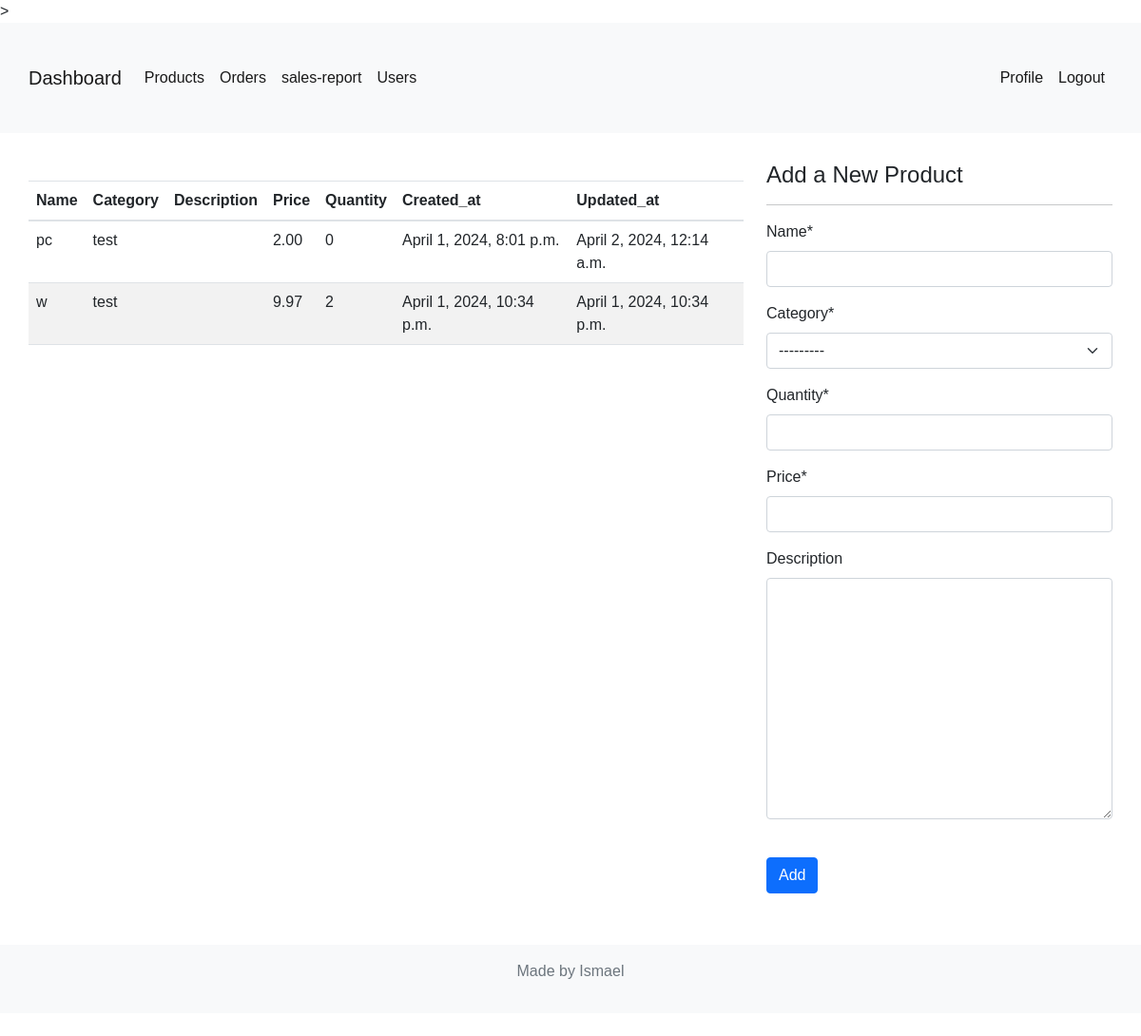
Page //products/ (signed in) on the earlier database version.
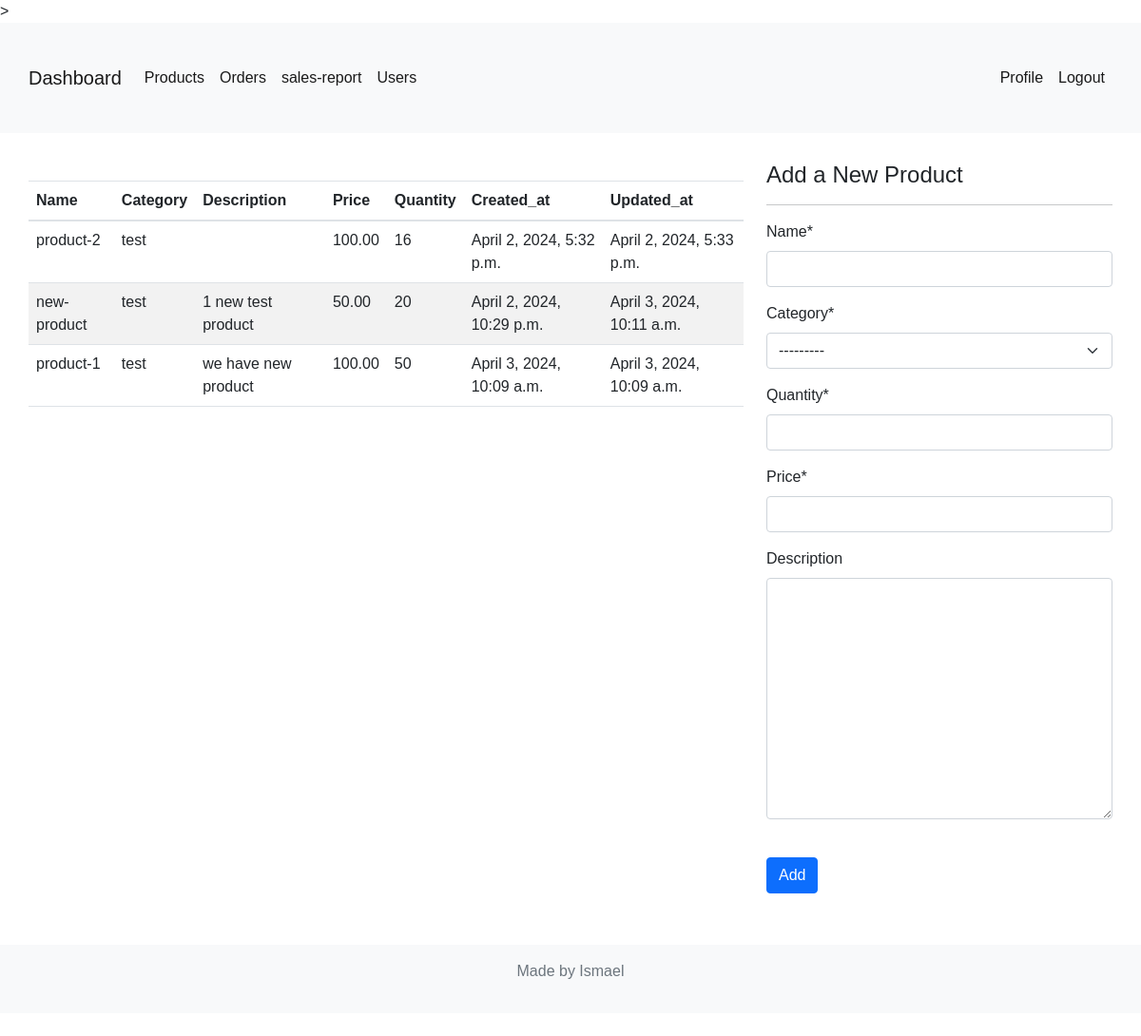
Same page on the later database version.
### stock/models.py (models this page shows, shortened)
class Product(models.Model):
    name = models.CharField(max_length=100, unique=True)  # product name field
    category = models.ForeignKey(Category, on_delete=models.CASCADE)
    description = models.TextField(blank=True, null=True)
    price = models.DecimalField(max_digits=10, decimal_places=2)
    quantity = models.PositiveIntegerField(null=True)
    serial_number = models.CharField(max_length=100, unique=True, default=uuid.uuid4)
    created_at = models.DateTimeField(auto_now_add=True)
    updated_at = models.DateTimeField(auto_now=True)

class Category(models.Model):
    name = models.CharField(max_length=100)  # name field
    description = models.TextField(blank=True, null=True)  # description field
    def __str__(self):
        return self.name

### stock/views.py (the view)
# urls.py: path('products/', views.products, name='products'),
@login_required
def products(request):
    products = Product.objects.all()
    if request.method == "POST":
        form = ProductForm(request.POST)
        if form.is_valid():
            form.save()
            return redirect("products")
    else:
        form = ProductForm()
    context = {"title": "Products", "products": products, "form": form}
    return render(request, "stock/products.html", context)

### stock/forms.py
class ProductForm(forms.ModelForm):
    class Meta:
        model = Product
        fields = ["name", "category", "quantity",  "price", "description"]

### stock/templates/stock/products.html (shortened to what this page needs)
{% extends 'stock/base.html' %}
{% load crispy_forms_tags %}
{% block content %}
<div class="container">
    <div class="row">
        <div class="col-md-8">
            <table class="table">
                <thead>
                    <tr>
                        <th scope="col">Name</th>
			<th scope="col">Category</th>
			<th scope="col">Description</th>
			<th scope="col">Price</th>
                        <th scope="col">Quantity</th>
                        <th scope="col">Created_at</th>
                        <th scope="col">Updated_at</th>
                    </tr>
                </thead>
                <tbody>
                    {% for product in products %}
                    <tr>
                        <td>{{ product.name }}</td>
			<td>{{ product.category }}</td>
			<td>{{ product.description }}</td>
			<td>{{ product.price }}</td>
			<td>{{ product.quantity }}</td>
			<td>{{ product.created_at }}</td>
			<td>{{ product.updated_at }}</td>
		    </tr>
                    {% endfor %}
                </tbody>
            </table>
        </div>
        {% if user.is_staff and user.is_superuser %}
        <div class="col-md-4">
            <form method="POST">
                <h4>Add a New Product</h4>
                <hr>
                {{ form|crispy}}
                <br>
                <button type="submit" class="btn btn-primary">Add</button>
            </form>
        </div>
        {% else %}
        <div class="col-md-4">
        </div>
        {% endif %}
    </div>
</div>
{% endblock %}

Differences in the rows shown:
removed Product: name "pc", category "test", price "2.00", quantity "0", created_at "April 1, 2024, 8:01 p.m.", updated_at "April 2, 2024, 12:14 a.m."
removed Product: name "w", category "test", price "9.97", quantity "2", created_at "April 1, 2024, 10:34 p.m.", updated_at "April 1, 2024, 10:34 p.m."
added Product: name "product-2", category "test", price "100.00", quantity "16", created_at "April 2, 2024, 5:32 p.m.", updated_at "April 2, 2024, 5:33 p.m."
added Product: name "new-product", category "test", description "1 new test product", price "50.00", quantity "20", created_at "April 2, 2024, 10:29 p.m.", updated_at "April 3, 2024, 10:11 a.m."
added Product: name "product-1", category "test", description "we have new product", price "100.00", quantity "50", created_at "April 3, 2024, 10:09 a.m.", updated_at "April 3, 2024, 10:09 a.m."
